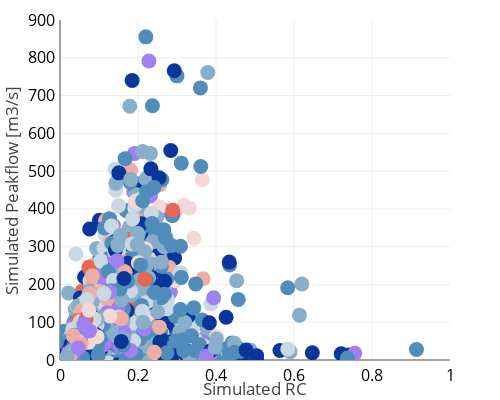

Source (notebook cell):
### Code cell
model = 2
div,fig = Scatter(RcS[model], QmaxS[model], width=500, height=400, Color=ColoresRain, rangoX=[0,1], rangoY=[0,900],
    xLabel = 'Simulated RC', yLabel = 'Simulated Peakflow [m3/s]')

### Figure 1 — Plotly figure (JSON) as saved in the notebook; plotly's stock layout.template omitted (floating-point values rounded to 4 significant figures; data arrays with more than 128 entries replaced by an {"elided": "..."} marker saying what was removed)
{"data": [{"marker": {"color": {"elided": "4307 str values"}, "size": 15}, "mode": "markers", "name": "name", "text": null, "type": "scatter", "x": {"elided": "4300 float values"}, "y": {"elided": "4300 float values"}}], "layout": {"height": 400, "margin": {"b": 40, "l": 60, "pad": 4, "r": 50, "t": 20}, "width": 500, "xaxis": {"range": [0, 1], "tickfont": {"color": "black", "size": 16}, "title": {"font": {"size": 17}, "text": "Simulated RC"}, "type": "linear"}, "yaxis": {"range": [0, 900], "tickfont": {"color": "black", "size": 16}, "title": {"font": {"size": 17}, "text": "Simulated Peakflow [m3/s]"}, "type": "linear"}}}
